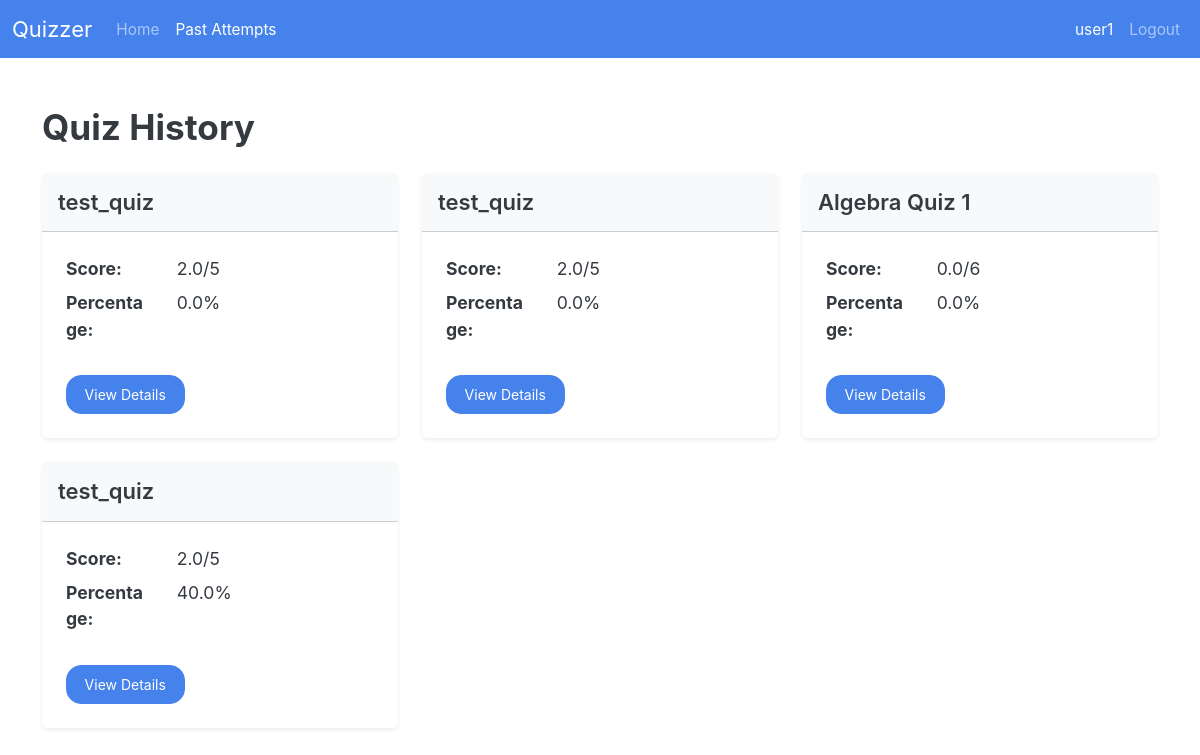
Page /user/past_attempts (signed in) on the earlier database version.
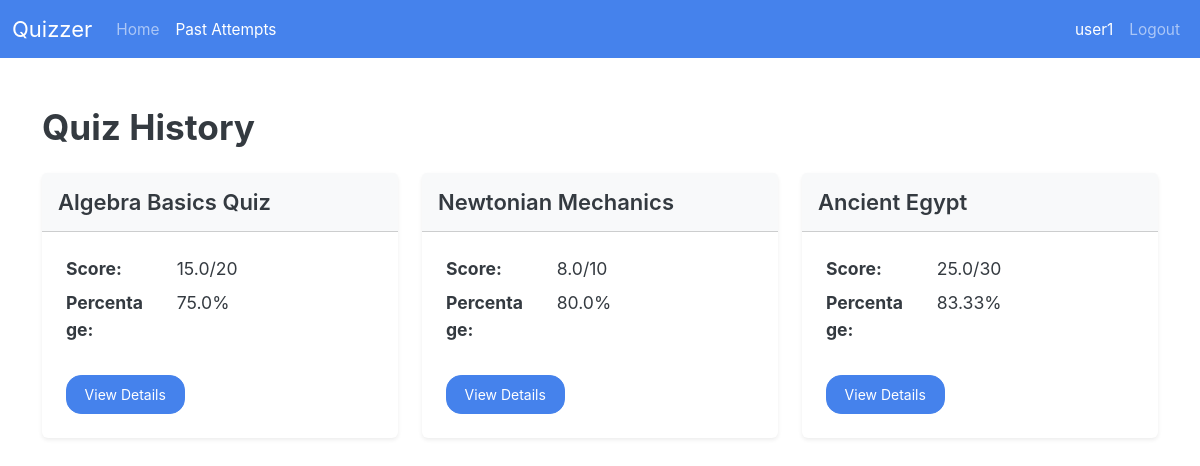
Same page on the later database version.
### models/models.py (models this page shows)
class QuizAttempt(db.Model):
    __tablename__ = 'quiz_attempt'
    id: Mapped[id_pk]
    quiz_id: Mapped[int] = mapped_column(ForeignKey("quiz.quiz_id"))
    user_id: Mapped[int] = mapped_column(ForeignKey("user.user_id"))
    start_time: Mapped[datetime]
    time_taken: Mapped[int] # time in minutes  maybe seconds? minutes is better we don't need seconds
    total_score: Mapped[float]
    percentage: Mapped[float]
    quiz: Mapped["Quiz"] = relationship(back_populates="quiz_attempts")
    user: Mapped["User"] = relationship(back_populates="quiz_attempts")
    question_attempts: Mapped[List["QuestionAttempt"]]=relationship(back_populates="quiz_attempt")

class Quiz(db.Model):
    __tablename__ = "quiz"
    quiz_id: Mapped[id_pk]
    quiz_name: Mapped[str]
    chapter_id: Mapped[int]
    subject_id: Mapped[int]
    date: Mapped[Optional[date]]
    duration: Mapped[Optional[int]]  # minutes? hopefully
    remarks: Mapped[str]
    total_marks: Mapped[int] = mapped_column(default=0)
    questions: Mapped[List["Question"]] = relationship(
        back_populates="quiz", cascade="all,delete-orphan"
    )
    quiz_attempts: Mapped[List["QuizAttempt"]] = relationship(
        back_populates="quiz", cascade="all,delete-orphan"
    )
    chapter: Mapped["Chapter"] = relationship(back_populates="quizzes") # maybe change this
    __table_args__ = (
        ForeignKeyConstraint(
            ['subject_id', 'chapter_id'],  # Composite foreign key
            ['chapter.subject_id', 'chapter.chapter_id']
        ),
    )

### routes/user_routes.py (the view)
@user_bp.route("/past_attempts", methods=["GET"])
def history():
    return render_template("user/history.html", user=current_user)

### app.py (called while the page is built)
@app.template_global()
def is_active(page_name):
    return "active" if request.endpoint == page_name else ""

### routes/__init__.py (called while the page is built)
def init_login_manager(app):
    login_manager = LoginManager()
    login_manager.init_app(app)
    login_manager.login_view = "auth.login"  # goes to the login() function in auth_bp
    @login_manager.user_loader
    def load_user(user_id):
        return db.session.scalar(select(User).where(User.user_id == user_id))

### routes/user_routes.py (called while the page is built)
@user_bp.before_request  # makes it so you have to be logged in to access, and allows admin to access it too to test :)
@login_required
def user_required():
    pass

### templates/user/history.html
{% extends "base.html" %} {% block title %} Quiz History {% endblock %} {% block
body %} {% include "user/nav.html" %}
<div class="container py-5">
  <div class="d-flex justify-content-between align-items-center mb-4">
    <h2 class="mb-0 fw-bold">Quiz History</h2>
  </div>
  {% if user.quiz_attempts %}
  <div class="row row-cols-1 row-cols-md-2 row-cols-lg-3 g-4">
    {% for quiz_attempt in user.quiz_attempts %}
    <div class="col">
      <div class="card shadow-sm border-0 h-100">
        <div class="card-header bg-light py-3">
          <h5 class="card-title fw-semibold mb-0">
            {{ quiz_attempt.quiz.quiz_name }}
          </h5>
        </div>
        <div class="card-body p-4">
          <dl class="row">
            <dt class="col-sm-4">Score:</dt>
            <dd class="col-sm-8">
              {{ quiz_attempt.total_score }}/{{ quiz_attempt.quiz.total_marks }}
            </dd>
            <dt class="col-sm-4">Percentage:</dt>
            <dd class="col-sm-8">{{ quiz_attempt.percentage }}%</dd>
          </dl>
          <a
            href="{{ url_for('user.results', quiz_attempt_id=quiz_attempt.id) }}"
            class="btn btn-primary mt-3"
            >View Details</a
          >
        </div>
      </div>
    </div>
    {% endfor %}
  </div>
  {% else %}
  <div class="text-center py-5">
    <p class="text-muted mb-0">No quiz history found for this user.</p>
  </div>
  {% endif %}
</div>
{% endblock %}

Differences in the rows shown:
no longer on this page (row edited): QuizAttempt: quiz.quiz_name "test_quiz", total_score "2.0", quiz.total_marks "5", percentage "0.0"
removed QuizAttempt: quiz.quiz_name "test_quiz", total_score "2.0", quiz.total_marks "5", percentage "40.0"
changed QuizAttempt: quiz.quiz_name "test_quiz" → "Algebra Basics Quiz"; total_score "2.0" → "15.0"; quiz.total_marks "5" → "20"; percentage "0.0" → "75.0"
changed QuizAttempt: quiz.quiz_name "Algebra Quiz 1" → "Newtonian Mechanics"; total_score "0.0" → "8.0"; quiz.total_marks "6" → "10"; percentage "0.0" → "80.0"
now on this page (row edited): QuizAttempt: quiz.quiz_name "Ancient Egypt", total_score "25.0", quiz.total_marks "30", percentage "83.33"
